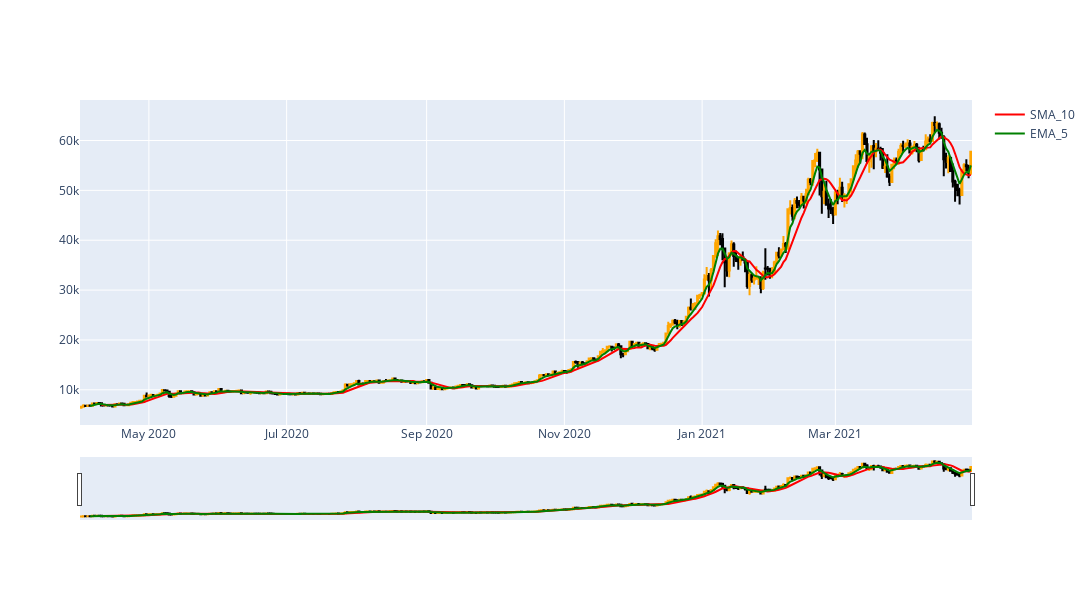

Notebook code cell kept with this figure:
### Code cell
fig = go.Figure(data=[
    go.Candlestick(
        x=BTC.index,
        open=BTC['Open'],
        high=BTC['High'],
        low=BTC['Low'],
        close=BTC['Close'],
        increasing_line_color='orange',
        decreasing_line_color='black',
        showlegend=False,
    ),
])
fig.add_trace(
    go.Scatter(
        x=BTC.index,
        y=BTC['SMA_10'],
        line=dict(color='red', width=2),
        name='SMA_10',
    )
)

fig.add_trace(
    go.Scatter(
        x=BTC.index,
        y=BTC['EMA_5'],
        line=dict(color='green', width=2),
        name='EMA_5'
    )
)
fig.update_layout(width = 1400, height=600, showlegend=True)
fig.show()

### Figure 1 — Plotly figure (JSON) as saved in the notebook; plotly's stock layout.template omitted (floating-point values rounded to 4 significant figures; data arrays with more than 128 entries replaced by an {"elided": "..."} marker saying what was removed)
{"data": [{"close": {"elided": "395 float values"}, "decreasing": {"line": {"color": "black"}}, "high": {"elided": "395 float values"}, "increasing": {"line": {"color": "orange"}}, "low": {"elided": "395 float values"}, "open": {"elided": "395 float values"}, "showlegend": false, "type": "candlestick", "x": {"elided": "395 str values"}}, {"line": {"color": "red", "width": 2}, "name": "SMA_10", "type": "scatter", "x": {"elided": "395 str values"}, "y": {"elided": "395 float values"}}, {"line": {"color": "green", "width": 2}, "name": "EMA_5", "type": "scatter", "x": {"elided": "395 str values"}, "y": {"elided": "395 float values"}}], "layout": {"height": 600, "showlegend": true, "width": 1400}}
